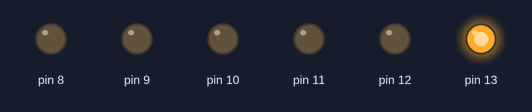
The sketch below on a simulated Arduino Uno, built with avr-gcc and run on an emulated ATmega328P. Parts: output pins drawn as LEDs (lit = HIGH).

Above: at 0.5 s.
At 3.5 s:
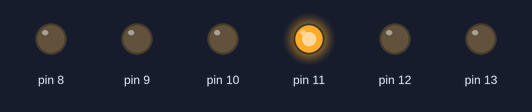
At 5.0 s:
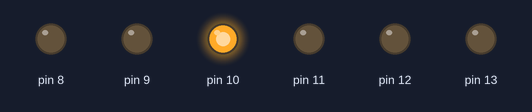
At 6.5 s:
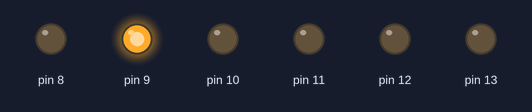
At 8.0 s:
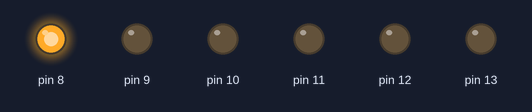
At 11.0 s:
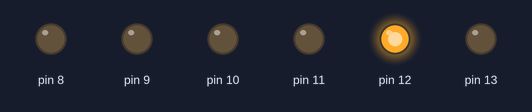
Timing chart, 0 to 11.7 s (numbered marks = the images above):
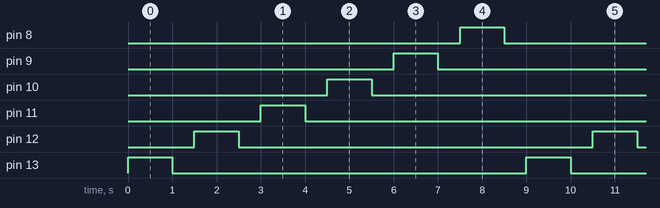

Measured:
- by itself, pin 8–13: alternates HIGH for 1.0 s and LOW for 8.0 s
- by itself, everything shown: repeats every 9.0 s, in 12 steps

The sketch:

6_LED_Blink_Project.ino
```cpp
void setup() {
  // initialize digital pin LED_BUILTIN as an output.
  pinMode( 13, OUTPUT);
  pinMode( 12, OUTPUT);
  pinMode( 11, OUTPUT);
  pinMode( 10, OUTPUT);
  pinMode( 9, OUTPUT);
  pinMode( 8, OUTPUT);
}

// the loop function runs over and over again forever
void loop() {
  digitalWrite( 13,HIGH);
  delay(1000);
  digitalWrite( 13, LOW);
  delay(500);
  digitalWrite( 12, HIGH);
  delay(1000);
  digitalWrite( 12, LOW);
  delay(500);
  digitalWrite( 11, HIGH);
  delay(1000);
  digitalWrite( 11, LOW);
  delay(500);
  digitalWrite( 10, HIGH);
  delay(1000);
  digitalWrite( 10, LOW);
  delay(500);
  digitalWrite( 9, HIGH);
  delay(1000);
  digitalWrite( 9, LOW);
  delay(500);
  digitalWrite( 8, HIGH);
  delay(1000);
  digitalWrite( 8, LOW);
  delay(500);

}
```
